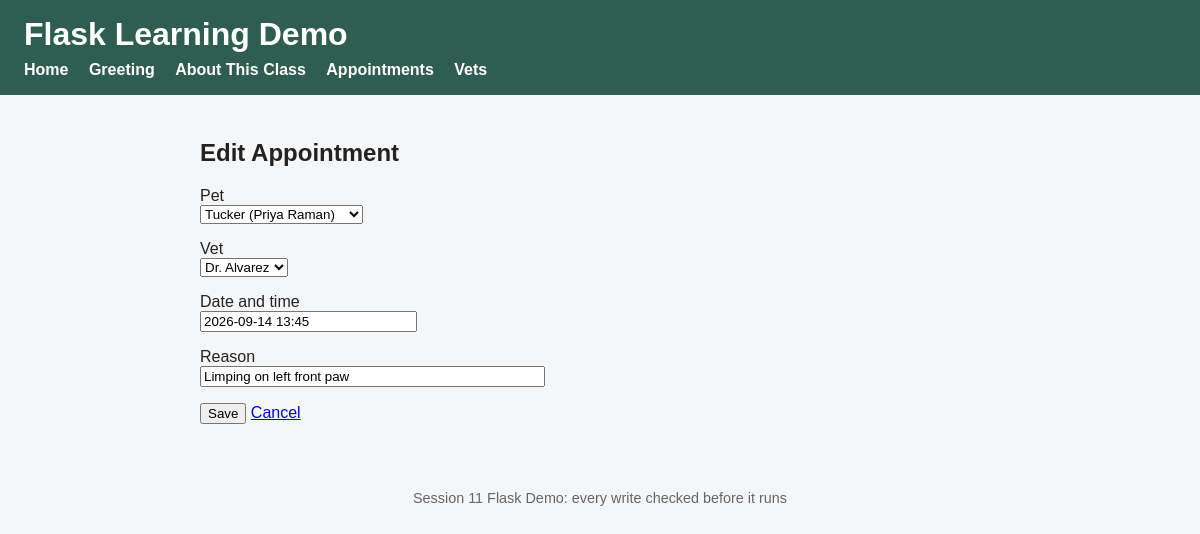
Screenshot of /appointments/4/edit with the database file from the repository.
### tables this page shows
CREATE TABLE Appointment (
  appointment_id INTEGER PRIMARY KEY,
  pet_id INTEGER NOT NULL REFERENCES Pet(pet_id),
  vet_id INTEGER NOT NULL REFERENCES Vet(vet_id),
  appt_time TEXT NOT NULL,
  reason TEXT NOT NULL
);

CREATE TABLE Pet (
  pet_id INTEGER PRIMARY KEY,
  owner_id INTEGER NOT NULL REFERENCES Owner(owner_id),
  name TEXT NOT NULL,
  species TEXT NOT NULL
);

CREATE TABLE Vet (
  vet_id INTEGER PRIMARY KEY,
  name TEXT NOT NULL,
  specialty TEXT NOT NULL
);

### app.py (the view, shortened to what this page needs)
@app.route("/appointments/<int:appointment_id>/edit", methods=["GET", "POST"])
def edit_appointment(appointment_id):
    if models.get_appointment(appointment_id) is None:
        abort(404)
    return render_template(
        "appointment_form.html",
        heading="Edit Appointment",
        action_url=url_for("edit_appointment", appointment_id=appointment_id),
        appointment=models.get_appointment(appointment_id),
        errors=[],
        pets=models.get_all_pets(),
        vets=models.get_all_vets(),
    )

### models.py (called while the page is built)
def get_connection():
    db = sqlite3.connect(DATABASE)
    db.row_factory = sqlite3.Row
    return db

def get_appointment(appointment_id):
    db = get_connection()
    row = db.execute(
        "SELECT * FROM Appointment WHERE appointment_id = ?",
        (appointment_id,),
    ).fetchone()
    db.close()
    return row

def get_all_pets():
    db = get_connection()
    rows = db.execute(
        """
        SELECT Pet.pet_id, Pet.name AS pet_name, Owner.name AS owner_name
        FROM Pet
        JOIN Owner ON Pet.owner_id = Owner.owner_id
        ORDER BY Pet.name
        """
    ).fetchall()
    db.close()
    return rows

def get_all_vets():
    db = get_connection()
    rows = db.execute(
        "SELECT vet_id, name, specialty FROM Vet ORDER BY name"
    ).fetchall()
    db.close()
    return rows

### templates/appointment_form.html (shortened to what this page needs)
{% extends "base.html" %}
{% block content %}
    <h2>{{ heading }}</h2>
    <form method="post" action="{{ action_url }}">
        <p>
            <label for="pet_id">Pet</label><br>
            <select name="pet_id" id="pet_id">
                {% for pet in pets %}
                <option value="{{ pet.pet_id }}"
                        {% if pet.pet_id|string == appointment.pet_id|string %}selected{% endif %}>
                    {{ pet.pet_name }} ({{ pet.owner_name }})
                </option>
                {% endfor %}
            </select>
        </p>
        <p>
            <label for="vet_id">Vet</label><br>
            <select name="vet_id" id="vet_id">
                {% for vet in vets %}
                <option value="{{ vet.vet_id }}"
                        {% if vet.vet_id|string == appointment.vet_id|string %}selected{% endif %}>
                    {{ vet.name }}
                </option>
                {% endfor %}
            </select>
        </p>
        <p>
            <label for="appt_time">Date and time</label><br>
            <input type="text" name="appt_time" id="appt_time" required
                   value="{{ appointment.appt_time }}"
                   size="24" placeholder="2026-09-16 14:00">
        </p>
        <p>
            <label for="reason">Reason</label><br>
            <input type="text" name="reason" id="reason" required maxlength="200"
                   value="{{ appointment.reason }}" size="40">
        </p>
        <p>
            <button type="submit">Save</button>
            <a href="{{ url_for('appointments') }}">Cancel</a>
        </p>
    </form>
{% endblock %}

### static/style.css (style rules this page uses)
body { font-family: Arial, Helvetica, sans-serif; margin: 0; padding: 0; background-color: #f5f6f8; color: #222; }

### rows the page displays
Appointment: pet_id "Tucker (Priya Raman)", vet_id "Dr. Alvarez", appt_time "2026-09-14 13:45", reason "Limping on left front paw"

### other values shown
{{ heading }} "Edit Appointment"
